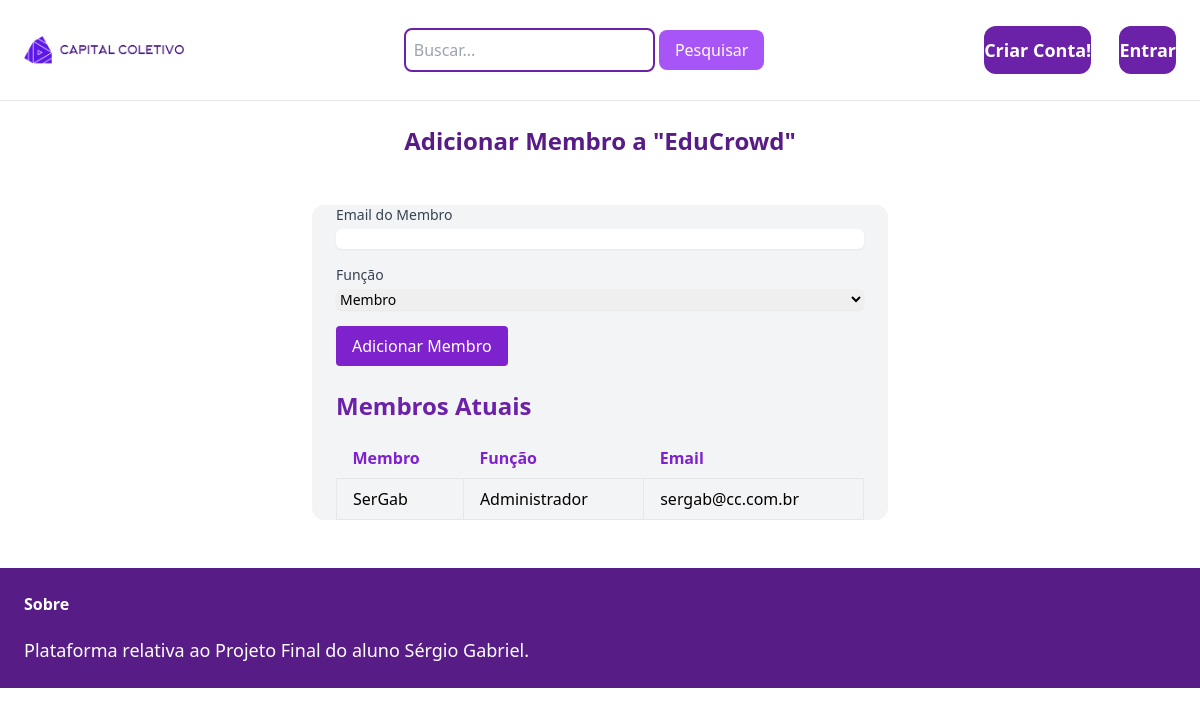
The page /projetos/form_adicionar_membro/18 on the database its author committed.
### projetos/models.py (models this page shows, shortened)
class Projeto(models.Model):
    titulo = models.CharField(max_length=255, default='')
    imagem_perfil = models.ImageField(upload_to='projeto_imagens/', default='default_projeto.jpg')
    texto = models.TextField(max_length=5000, default='')
    categoria = models.ForeignKey(Interesse, related_name='projetos', blank=True, null=True, on_delete=models.CASCADE)
    imagem1 = models.ImageField(upload_to='imagens_pitch_deck/', blank=True, null=True)
    imagem2 = models.ImageField(upload_to='imagens_pitch_deck/', blank=True, null=True)
    imagem3 = models.ImageField(upload_to='imagens_pitch_deck/', blank=True, null=True)
    data_criacao = models.DateField(auto_now_add=True, blank=True, null=True)
    tem_campanha = models.BooleanField(default=False)
    membros = models.ManyToManyField(Usuario, through='MembroProjeto')
    organizacao_captadora = models.ForeignKey(OrganizacaoCaptadora, on_delete=models.CASCADE, related_name='projetos', null=True, blank=True)

class MembroProjeto(models.Model):
    usuario = models.ForeignKey(Usuario, on_delete=models.CASCADE)
    projeto = models.ForeignKey(Projeto, on_delete=models.CASCADE)
    FUNCAO_CHOICES = (
        ('MEMBRO', 'Membro'),
        ('ADMINISTRADOR', 'Administrador'),
    )
    funcao = models.CharField(max_length=15, choices=FUNCAO_CHOICES, default='MEMBRO')
    data_inclusao = models.DateField(auto_now_add=True, blank=True, null=True)

### usuarios/models.py (models this page shows, shortened)
class Usuario(AbstractBaseUser, PermissionsMixin):
    email = models.EmailField(blank=True, default='', unique=True)
    nome = models.CharField(max_length=255, blank=True, default='')
    data_nasc = models.DateField(null=True, blank=True)
    imagem_perfil = models.ImageField(upload_to='imagens_perfil/', null=True, blank=True)
    interesses = models.ManyToManyField(Interesse, related_name='usuarios')
    tem_organizacao = models.BooleanField(default=False)
    organizacao_id = models.PositiveIntegerField(null=True, blank=True, default=None)
    is_active = models.BooleanField(default=True)
    is_superuser = models.BooleanField(default=False)
    is_staff = models.BooleanField(default=False)
    data_entrou = models.DateTimeField(default=timezone.now)
    ultimo_login = models.DateField(blank=True, null=True)
    objects = GerenciadorUsuario()
    USERNAME_FIELD = 'email'
    EMAIL_FIELD = 'email'
    REQUIRED_FIELDS = []
    class Meta:
        verbose_name = 'Usuario'
        verbose_name_plural = 'Usuarios'

### projetos/views.py (the view)
# urls.py: path('form_adicionar_membro/<int:pk>', views.form_adicionar_membro, name='form_adiciona_membro'),
def form_adicionar_membro(request, pk):
    projeto = get_object_or_404(Projeto, pk=pk)
    membros_projeto = MembroProjeto.objects.filter(projeto=projeto)
    if request.method == 'POST':
        form = MembroProjetoForm(request.POST)
        if form.is_valid():
            email = form.cleaned_data['email']
            funcao = form.cleaned_data['funcao']
            if MembroProjeto.objects.filter(projeto=projeto, usuario__email=email).exists():
                messages.error(request, 'Este usuário já é membro deste projeto.')
                return redirect('projetos:form_adiciona_membro', pk=pk)
            else:
                if email:
                    usuario, created = Usuario.objects.get_or_create(email=email)
                    membro_projeto = MembroProjeto(usuario=usuario, projeto=projeto, funcao=funcao)
                    membro_projeto.save()
                return redirect('projetos:principal_proj', pk=projeto.id)
    else:
        form = MembroProjetoForm()
        return render(request, 'projetos/16_Adicionar_Membro_Projeto.html', {
            'titulo': 'Adicionar Membro a ',
            'form': form,
            'projeto': projeto,
            'membros_projeto': membros_projeto,
        })

### projetos/forms.py
class MembroProjetoForm(forms.ModelForm):
    class Meta:
        model = MembroProjeto
        fields = ['email', 'funcao']
    email = forms.EmailField(label='Email do Membro', required=False)
    funcao = forms.ChoiceField(
        choices=MembroProjeto.FUNCAO_CHOICES,
        required=False,
        widget=forms.Select
    )

### projetos/templates/projetos/16_Adicionar_Membro_Projeto.html (shortened to what this page needs)
{% extends 'usuarios/base.html' %}
{% block conteudo %}
<h1 class="mb-12 text-2xl text-center text-purple-900 font-bold">{{titulo}} "{{projeto.titulo}}"</h2>
<div class="w-1/2 my-6 mx-auto px-6 bg-gray-100 rounded-xl">
    <form method="post" enctype="multipart/form-data" class="mb-6">
        <div class="mb-4">
            <label for="id_email" class="block text-sm font-medium text-gray-700">Email do Membro</label>
            <input type="email" id="id_email" name="email" class="mt-1 block w-full border-gray-300 rounded-md shadow-sm focus:ring-indigo-500 focus:border-indigo-500 sm:text-sm" required>
        </div>
        <div class="mb-4">
            <label for="id_funcao" class="block text-sm font-medium text-gray-700">Função</label>
            <select id="id_funcao" name="funcao" class="mt-1 block w-full border-gray-300 rounded-md shadow-sm focus:ring-indigo-500 focus:border-indigo-500 sm:text-sm" required>
                <option value="MEMBRO">Membro</option>
            </select>
        </div>
        <button type="submit" class="bg-purple-700 text-white px-4 py-2 rounded">Adicionar Membro</button>
    </form>
<h2 class="text-purple-800 text-2xl font-bold mb-4">Membros Atuais</h2>
<table class="table-auto w-full text-left mb-4">
    <thead class="text-purple-700">
        <tr>
            <th class="px-4 py-2">Membro</th>
            <th class="px-4 py-2">Função</th>
            <th class="px-4 py-2">Email</th>
        </tr>
    </thead>
    <tbody>
        {% for membro in membros_projeto %}
            <tr>
                <td class="border px-4 py-2">{{ membro.usuario.nome }}</td>
                <td class="border px-4 py-2">{{ membro.get_funcao_display }}</td>
                <td class="border px-4 py-2">{{ membro.usuario.email }}</td>
            </tr>
        {% empty %}
            <tr>
                <td colspan="3" class="text-center">Nenhum membro adicionado ainda.</td>
            </tr>
        {% endfor %}
    </tbody>
</table>
</div>
{% endblock %}

### rows shown on the page
Projeto: titulo "EduCrowd"
MembroProjeto: usuario.nome "SerGab", funcao "Administrador", usuario.email "sergab@cc.com.br"

### other values the page prints
{{ titulo }} "Adicionar Membro a"
